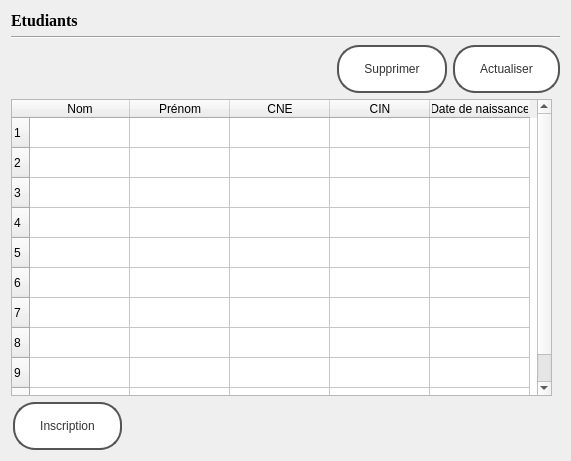
<?xml version="1.0" encoding="UTF-8"?>
<ui version="4.0">
 <class>etudiant</class>
 <widget class="QDialog" name="etudiant">
  <property name="geometry">
   <rect>
    <x>0</x>
    <y>0</y>
    <width>571</width>
    <height>461</height>
   </rect>
  </property>
  <property name="windowTitle">
   <string>Etudiants</string>
  </property>
  <property name="windowIcon">
   <iconset resource="resource.qrc">
    <normaloff>:/img_file/student.png</normaloff>:/img_file/student.png</iconset>
  </property>
  <layout class="QGridLayout" name="gridLayout">
   <item row="0" column="0">
    <layout class="QVBoxLayout" name="verticalLayout">
     <item>
      <widget class="QLabel" name="label">
       <property name="font">
        <font>
         <family>Times New Roman</family>
         <pointsize>12</pointsize>
         <bold>true</bold>
        </font>
       </property>
       <property name="text">
        <string>Etudiants</string>
       </property>
      </widget>
     </item>
     <item>
      <widget class="Line" name="line">
       <property name="orientation">
        <enum>Qt::Horizontal</enum>
       </property>
      </widget>
     </item>
     <item>
      <layout class="QHBoxLayout" name="horizontalLayout">
       <item>
        <spacer name="horizontalSpacer">
         <property name="orientation">
          <enum>Qt::Horizontal</enum>
         </property>
         <property name="sizeHint" stdset="0">
          <size>
           <width>40</width>
           <height>20</height>
          </size>
         </property>
        </spacer>
       </item>
       <item>
        <widget class="QPushButton" name="pushButton_delete">
         <property name="cursor">
          <cursorShape>PointingHandCursor</cursorShape>
         </property>
         <property name="styleSheet">
          <string notr="true">/* Style pour le bouton Filiers - Style moderne d'entreprise */
#pushButton_delete {
    background: #ffffff; /* Fond blanc */
    color: #333333; /* Texte gris foncé */
    padding: 15px 25px; /* Espacement autour du texte */
    border: 2px solid #555555; /* Contour gris foncé */
    border-radius: 22px; /* Coins arrondis */
    font: 16px &quot;Helvetica Neue&quot;, sans-serif; /* Police sans-serif moderne */
    cursor: pointer; /* Curseur pointer au survol */
    transition: background 0.3s ease, color 0.3s ease, border-color 0.3s ease; /* Animation de transition sur la couleur de fond, la couleur du texte et la couleur du contour */
}

/* Effet de survol pour le bouton Filiers */
#pushButton_delete:hover {
    background: #f1f1f1; /* Fond légèrement plus foncé au survol */
    color: #555555; /* Texte gris un peu plus clair au survol */
    border-color: #777777; /* Contour gris plus clair au survol */
}

/* Effet de pression pour le bouton Filiers */
#pushButton_delete:active {
    background: #e6e6e6; /* Fond légèrement plus foncé lorsqu'appuyé */
    box-shadow: 0 4px 6px rgba(0, 0, 0, 0.1); /* Légère ombre lorsqu'appuyé */
    transform: translateY(2px); /* Légère translation vers le bas pour l'effet de pression */
}
</string>
         </property>
         <property name="text">
          <string>Supprimer</string>
         </property>
        </widget>
       </item>
       <item>
        <widget class="QPushButton" name="pushButton">
         <property name="cursor">
          <cursorShape>PointingHandCursor</cursorShape>
         </property>
         <property name="styleSheet">
          <string notr="true">/* Style pour le bouton Filiers - Style moderne d'entreprise */
#pushButton {
    background: #ffffff; /* Fond blanc */
    color: #333333; /* Texte gris foncé */
    padding: 15px 25px; /* Espacement autour du texte */
    border: 2px solid #555555; /* Contour gris foncé */
    border-radius: 22px; /* Coins arrondis */
    font: 16px &quot;Helvetica Neue&quot;, sans-serif; /* Police sans-serif moderne */
    cursor: pointer; /* Curseur pointer au survol */
    transition: background 0.3s ease, color 0.3s ease, border-color 0.3s ease; /* Animation de transition sur la couleur de fond, la couleur du texte et la couleur du contour */
}

/* Effet de survol pour le bouton Filiers */
#pushButton:hover {
    background: #f1f1f1; /* Fond légèrement plus foncé au survol */
    color: #555555; /* Texte gris un peu plus clair au survol */
    border-color: #777777; /* Contour gris plus clair au survol */
}

/* Effet de pression pour le bouton Filiers */
#pushButton:active {
    background: #e6e6e6; /* Fond légèrement plus foncé lorsqu'appuyé */
    box-shadow: 0 4px 6px rgba(0, 0, 0, 0.1); /* Légère ombre lorsqu'appuyé */
    transform: translateY(2px); /* Légère translation vers le bas pour l'effet de pression */
}
</string>
         </property>
         <property name="text">
          <string>Actualiser</string>
         </property>
        </widget>
       </item>
      </layout>
     </item>
     <item>
      <widget class="QTableWidget" name="tableWidget">
       <property name="sizePolicy">
        <sizepolicy hsizetype="Maximum" vsizetype="Maximum">
         <horstretch>5</horstretch>
         <verstretch>5</verstretch>
        </sizepolicy>
       </property>
       <property name="maximumSize">
        <size>
         <width>541</width>
         <height>371</height>
        </size>
       </property>
       <property name="selectionBehavior">
        <enum>QAbstractItemView::SelectRows</enum>
       </property>
       <property name="gridStyle">
        <enum>Qt::SolidLine</enum>
       </property>
       <property name="sortingEnabled">
        <bool>false</bool>
       </property>
       <property name="rowCount">
        <number>10</number>
       </property>
       <row/>
       <row/>
       <row/>
       <row/>
       <row/>
       <row/>
       <row/>
       <row/>
       <row/>
       <row/>
       <column>
        <property name="text">
         <string>Nom</string>
        </property>
        <property name="whatsThis">
         <string extracomment="lola"/>
        </property>
       </column>
       <column>
        <property name="text">
         <string>Prénom</string>
        </property>
       </column>
       <column>
        <property name="text">
         <string>CNE</string>
        </property>
       </column>
       <column>
        <property name="text">
         <string>CIN</string>
        </property>
       </column>
       <column>
        <property name="text">
         <string>Date de naissance</string>
        </property>
       </column>
      </widget>
     </item>
     <item>
      <layout class="QGridLayout" name="gridLayout_2" rowstretch="0" columnstretch="0,0">
       <property name="sizeConstraint">
        <enum>QLayout::SetMaximumSize</enum>
       </property>
       <property name="leftMargin">
        <number>2</number>
       </property>
       <property name="rightMargin">
        <number>2</number>
       </property>
       <property name="horizontalSpacing">
        <number>2</number>
       </property>
       <property name="verticalSpacing">
        <number>4</number>
       </property>
       <item row="0" column="0">
        <widget class="QPushButton" name="pushButton_registre">
         <property name="sizePolicy">
          <sizepolicy hsizetype="Fixed" vsizetype="Fixed">
           <horstretch>0</horstretch>
           <verstretch>0</verstretch>
          </sizepolicy>
         </property>
         <property name="cursor">
          <cursorShape>PointingHandCursor</cursorShape>
         </property>
         <property name="styleSheet">
          <string notr="true">/* Style pour le bouton Filiers - Style moderne d'entreprise */
#pushButton_registre {
    background: #ffffff; /* Fond blanc */
    color: #333333; /* Texte gris foncé */
    padding: 15px 25px; /* Espacement autour du texte */
    border: 2px solid #555555; /* Contour gris foncé */
    border-radius: 22px; /* Coins arrondis */
    font: 16px &quot;Helvetica Neue&quot;, sans-serif; /* Police sans-serif moderne */
    cursor: pointer; /* Curseur pointer au survol */
    transition: background 0.3s ease, color 0.3s ease, border-color 0.3s ease; /* Animation de transition sur la couleur de fond, la couleur du texte et la couleur du contour */
}

/* Effet de survol pour le bouton Filiers */
#pushButton_registre:hover {
    background: #f1f1f1; /* Fond légèrement plus foncé au survol */
    color: #555555; /* Texte gris un peu plus clair au survol */
    border-color: #777777; /* Contour gris plus clair au survol */
}

/* Effet de pression pour le bouton Filiers */
#pushButton_registre:active {
    background: #e6e6e6; /* Fond légèrement plus foncé lorsqu'appuyé */
    box-shadow: 0 4px 6px rgba(0, 0, 0, 0.1); /* Légère ombre lorsqu'appuyé */
    transform: translateY(2px); /* Légère translation vers le bas pour l'effet de pression */
}
</string>
         </property>
         <property name="text">
          <string>Inscription</string>
         </property>
        </widget>
       </item>
       <item row="0" column="1">
        <spacer name="horizontalSpacer_2">
         <property name="orientation">
          <enum>Qt::Horizontal</enum>
         </property>
         <property name="sizeHint" stdset="0">
          <size>
           <width>40</width>
           <height>20</height>
          </size>
         </property>
        </spacer>
       </item>
      </layout>
     </item>
    </layout>
   </item>
  </layout>
 </widget>
 <resources>
  <include location="resource.qrc"/>
 </resources>
 <connections/>
</ui>
